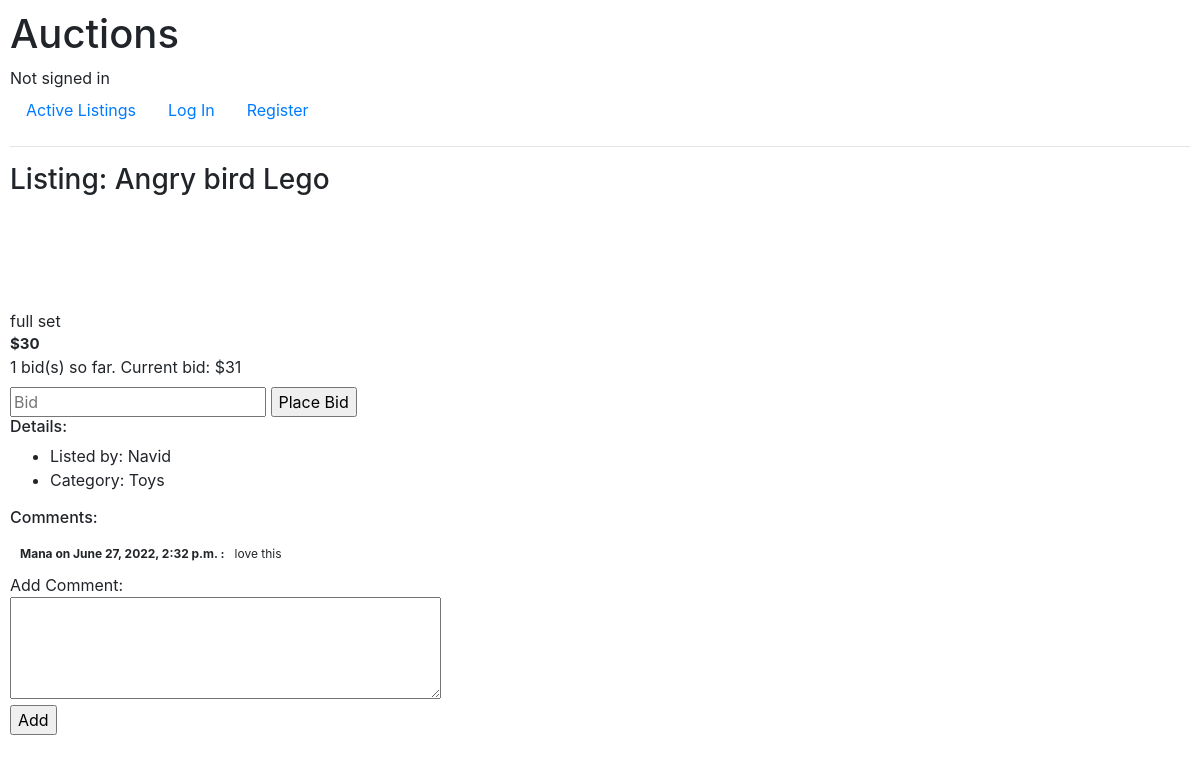
Page /listing5 on the committed database.
### auctions/models.py (models this page shows, shortened)
class Listing(models.Model):
    title = models.CharField(max_length=64)
    description = models.CharField(max_length=130)
    image_url = models.CharField(max_length=64, blank=True)
    amount = models.IntegerField (default=0)
    category = models.ForeignKey(Category, default=0 , blank=True , on_delete= models.PROTECT, related_name="listings")
    is_active = models.BooleanField(default=True)
    created_date = models.DateTimeField(default=datetime.now, blank=True)
    created_by  = models.ForeignKey('User', default= None, on_delete=models.CASCADE, related_name="listings")

class Bid(models.Model):
    user = models.ForeignKey(User,on_delete=models.CASCADE, related_name="bids")
    listing = models.ForeignKey(Listing, on_delete=models.CASCADE, related_name="bids")
    amount  = models.IntegerField(default=0)
    created_date   =models.DateTimeField(default = datetime.now)

class User(AbstractUser):
    watchlist = models.ManyToManyField(Listing, blank=True, related_name="prospects")
    def __str__(self):
        return self.username

class Category(models.Model):
    name =models.CharField(max_length=64)
    def __str__(self):
        return self.name

class Comment(models.Model):
    user  = models.ForeignKey(User,on_delete=models.CASCADE, related_name="comments")
    listing = models.ForeignKey(Listing, on_delete=models.CASCADE, related_name="comments")
    text = models.CharField(max_length=255)
    created_date = models.DateTimeField(default=datetime.now)

### auctions/views.py (the view)
# urls.py: path("listing<int:listing_id>", views.listing, name="listing"),
def listing(request,listing_id,biderror=False):
    watchlist = None
    if request.user.is_authenticated:
        watchlist = request.user.watchlist.filter(is_active=True)
    listing = Listing.objects.get(pk=listing_id)
    is_watchlist = False
    if request.user in listing.prospects.all():
        is_watchlist = True
    comments = listing.comments.order_by("-id")
    bids = listing.bids.order_by("-id")
    return render(request,"auctions/listing.html",{
        "listing":listing,
        "watchlist":watchlist,
        "comments":comments,
        "bids":bids,
        "biderror":biderror
    })

### auctions/templates/auctions/listing.html (shortened to what this page needs)
{% extends "auctions/layout.html" %}
{% block body%}
<div style="display: flex;">
    <div>
    <h3>Listing: {{listing.title}}</h3>
    </div>
</div>
<div style="display: flex; padding-top: 50px;">
</div>
<div style="padding-top: 30px;">
</div>
<div>
    {{listing.description}}
</div>
<div style="font-size: 15px; font-weight: bold;">
    ${{listing.amount}}
</div>
<div>
    <label for="">{{bids|length}} bid(s) so far. Current bid: ${{bids.0.amount}}</label>
    <form action="{% url 'place_bid' listing.id %}" method="post">
    <input type="number" name ="bid_amount" value ="" placeholder="Bid"">
    <input type="submit" value="Place Bid" name="" id="">
    </form>
</div>
<div>
 <h6>Details:</h6>
    <ul>
        <li>Listed by: {{listing.created_by}}</li>
        <li>Category: {{listing.category}}</li>
    </ul>
</div>
<h6>Comments:</h6>
{% for comment in comments.all %}
<div style="display: flex; padding: 10px;" >
    <div style="font-weight: bold ; font-size: 12px;">
        {{comment.user}} on {{comment.created_date}} :
    </div>
    <div style="font-size: 12px; padding-left: 10px;">
    {{comment.text}}
    </div>
</div>
{% endfor %}
<div>Add Comment:</div>
<form action="{% url 'add_comment' listing.id %}" method ="post">
<div>
    <textarea value="" name ="text" rows="4" cols="40" maxlength="130" placeholder="Place Comment here" > </textarea>
</div>
<div>
    <input type="submit" value="Add">
</div>
</form>
{% endblock %}

### auctions/static/auctions/styles.css (style rules this page uses)
body { padding: 10px; }

### rows in the picture
Listing: title "Angry bird Lego", description "full set", amount "30", created_by "Navid", category "Toys"
Bid: amount "31"
Comment: user "Mana", created_date "June 27, 2022, 2:32 p.m.", text "love this"

### other values in the picture
{{ bids|length }} "1"
